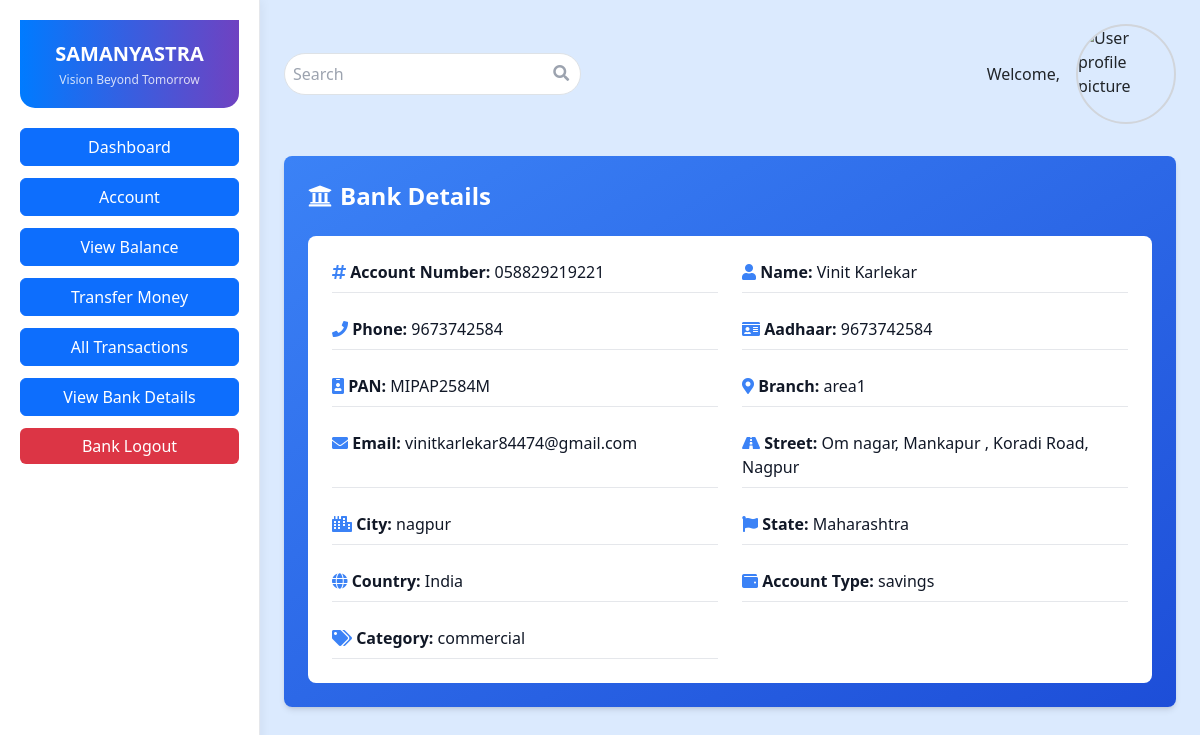
Screenshot of /bank_details/ (signed in) with the database file from the repository.
### website/models.py (models this page shows, shortened)
class CustomUser(models.Model):
    first_name = models.CharField(max_length=255)
    last_name = models.CharField(max_length=255)
    phone = models.CharField(max_length=15, unique=True)
    aadhaar = models.CharField(max_length=12, unique=True)
    pan = models.CharField(max_length=10, unique=True)
    account_number = models.CharField(max_length=20, unique=True)
    password = models.CharField(max_length=255, blank=True, null=True)
    email = models.EmailField(max_length=255, null=True, blank=True)
    street = models.CharField(max_length=255, null=True, blank=True)
    city = models.CharField(max_length=100, null=True, blank=True)
    zips = models.CharField(max_length=10, null=True, blank=True)
    state = models.CharField(max_length=100, null=True, blank=True)
    country = models.CharField(max_length=100, null=True, blank=True)
    branch = models.CharField(max_length=255, null=True, blank=True)
    ifsc_code = models.CharField(max_length=15, null=True, blank=True)
    balance = models.DecimalField(max_digits=15, decimal_places=2, default=0.00)
    account_type = models.CharField(max_length=100, null=True, blank=True)
    category = models.CharField(max_length=100, null=True, blank=True)
    security_pin = models.CharField(max_length=6, blank=True, null=True)

### website/views.py (the view)
# urls.py: path("bank_details/", views.bank_details, name='bank_details'),
def bank_details(req):
    user_image = req.session.get("customer_images", "/medias/customer_images/default.jpeg")
    user_id = req.session.get("user_id")
    if not user_id:
        return redirect("/bank_login/")
    user = CustomUser.objects.get(id=user_id)
    return render(req, "bank.html", {"user": user, "user_image": user_image})

### templates/website/bank.html (shortened to what this page needs)
<!DOCTYPE html>
<html lang="en">
<head>
    <script src="https://cdn.tailwindcss.com"></script>
    <link href="https://cdnjs.cloudflare.com/ajax/libs/font-awesome/5.15.3/css/all.min.css" rel="stylesheet"/>
    <link href="https://cdn.jsdelivr.net/npm/bootstrap@5.3.0/dist/css/bootstrap.min.css" rel="stylesheet">
</head>
<body class="bg-blue-100">
    <div class="flex h-screen">
        <div class="sidebar">
            <div class="logo">
                <span class="text-xl font-bold">SAMANYASTRA</span>
                <div class="text-xs mt-1 opacity-80">Vision Beyond Tomorrow</div>
            </div>
            <nav>
                <ul class="list-none space-y-3">
                    <li><a href="/Dashboard" class="btn btn-primary w-full">Dashboard</a></li>
                    <li><a href="/profile_view" class="btn btn-primary w-full">Account</a></li>
                    <li><a href="/view_balance/" class="btn btn-primary w-full">View Balance</a></li>
                    <li><a href="/transfer_money/" class="btn btn-primary w-full">Transfer Money</a></li>
                    <li><a href="/all_transactions/" class="btn btn-primary w-full">All Transactions</a></li>
                    <li><a href="/bank_details" class="btn btn-primary w-full">View Bank Details</a></li>
                    <li><a href="/acc_logout" class="btn btn-danger w-full">Bank Logout</a></li>
                </ul>
            </nav>
        </div>
        <div class="flex-1 p-6">
            <div class="flex justify-between items-center mb-8">
                <div class="relative w-1/3">
                    <input class="w-full p-2 rounded-full border border-gray-300" placeholder="Search" type="text"/>
                    <i class="fas fa-search absolute right-3 top-3 text-gray-400"></i>
                </div>
                <div class="flex items-center">
                    <span class="mr-4">Welcome, {{ user_name }}</span>
                    <img alt="User profile picture" class="rounded-full border-2 border-gray-300"
                    src="{{ user_image }}"
                    onerror="this.onerror=null; this.src='/medias/customer_images/default.jpeg';"
                    style="width: 100px; height: 100px;"/>                 </div>
            </div>
            <div class="bg-gradient-to-br from-blue-500 to-blue-700 p-6 rounded-lg shadow-md text-white">
                <h2 class="text-2xl font-bold mb-4 flex items-center"><i class="fas fa-university mr-2"></i> Bank Details</h2>
                <div class="grid grid-cols-2 gap-4 bg-white p-6 rounded-lg text-gray-900">
                    <p class="border-b pb-2"><strong><i class="fas fa-hashtag text-blue-500"></i> Account Number:</strong> {{ user.account_number }}</p>
                    <p class="border-b pb-2"><strong><i class="fas fa-user text-blue-500"></i> Name:</strong> {{ user.first_name }} {{ user.last_name }}</p>
                    <p class="border-b pb-2"><strong><i class="fas fa-phone text-blue-500"></i> Phone:</strong> {{ user.phone }}</p>
                    <p class="border-b pb-2"><strong><i class="fas fa-id-card text-blue-500"></i> Aadhaar:</strong> {{ user.aadhaar }}</p>
                    <p class="border-b pb-2"><strong><i class="fas fa-id-badge text-blue-500"></i> PAN:</strong> {{ user.pan }}</p>
                    <p class="border-b pb-2"><strong><i class="fas fa-map-marker-alt text-blue-500"></i> Branch:</strong> {{ user.branch }}</p>
                    <p class="border-b pb-2"><strong><i class="fas fa-envelope text-blue-500"></i> Email:</strong> {{ user.email }}</p>
                    <p class="border-b pb-2"><strong><i class="fas fa-road text-blue-500"></i> Street:</strong> {{ user.street }}</p>
                    <p class="border-b pb-2"><strong><i class="fas fa-city text-blue-500"></i> City:</strong> {{ user.city }}</p>
                    <p class="border-b pb-2"><strong><i class="fas fa-flag text-blue-500"></i> State:</strong> {{ user.state }}</p>
                    <p class="border-b pb-2"><strong><i class="fas fa-globe text-blue-500"></i> Country:</strong> {{ user.country }}</p>
                    <p class="border-b pb-2"><strong><i class="fas fa-wallet text-blue-500"></i> Account Type:</strong> {{ user.account_type }}</p>
                    <p class="border-b pb-2"><strong><i class="fas fa-tags text-blue-500"></i> Category:</strong> {{ user.category }}</p>
                </div>
            </div>
        </div>
    </div>
</body>
</html>

### templates/website/bank.html (style rules this page uses)
.sidebar { background: #ffffff; border-right: 1px solid #e5e7eb; box-shadow: 2px 0 10px rgba(0, 0, 0, 0.05); width: 260px; padding: 20px; transition: width 0.3s ease; }
.sidebar .logo { background: linear-gradient(to right, #007bff, #6f42c1); color: white; padding: 20px; text-align: center; border-radius: 0 0 15px 15px; margin-bottom: 20px; }
.sidebar .btn-danger { background: #dc3545; border: none; }

### rows the page displays
CustomUser: account_number "058829219221", first_name "Vinit", last_name "Karlekar", phone "9673742584", aadhaar "9673742584", pan "MIPAP2584M", branch "area1", email "vinitkarlekar84474@gmail.com", street "Om nagar, Mankapur , Koradi Road, Nagpur", city "nagpur", state "Maharashtra", country "India", account_type "savings", category "commercial"
